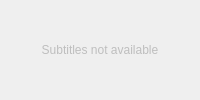
           <widget class="QWidget" name="subtitles_tab">
            <attribute name="title">
             <string>Subtitles</string>
            </attribute>
            <layout class="QGridLayout" name="gridLayout_24">
             <item row="0" column="0">
              <widget class="QStackedWidget" name="stackedWidget_11">
               <property name="currentIndex">
                <number>0</number>
               </property>
               <widget class="QWidget" name="page_22">
                <layout class="QGridLayout" name="gridLayout_25">
                 <property name="leftMargin">
                  <number>0</number>
                 </property>
                 <property name="topMargin">
                  <number>0</number>
                 </property>
                 <property name="rightMargin">
                  <number>0</number>
                 </property>
                 <property name="bottomMargin">
                  <number>0</number>
                 </property>
                 <item row="0" column="0">
                  <widget class="QLabel" name="label_36">
                   <property name="enabled">
                    <bool>false</bool>
                   </property>
                   <property name="text">
                    <string>Subtitles not available</string>
                   </property>
                   <property name="alignment">
                    <set>Qt::AlignCenter</set>
                   </property>
                  </widget>
                 </item>
                </layout>
               </widget>
               <widget class="QWidget" name="page_23"/>
              </widget>
             </item>
            </layout>
           </widget>
